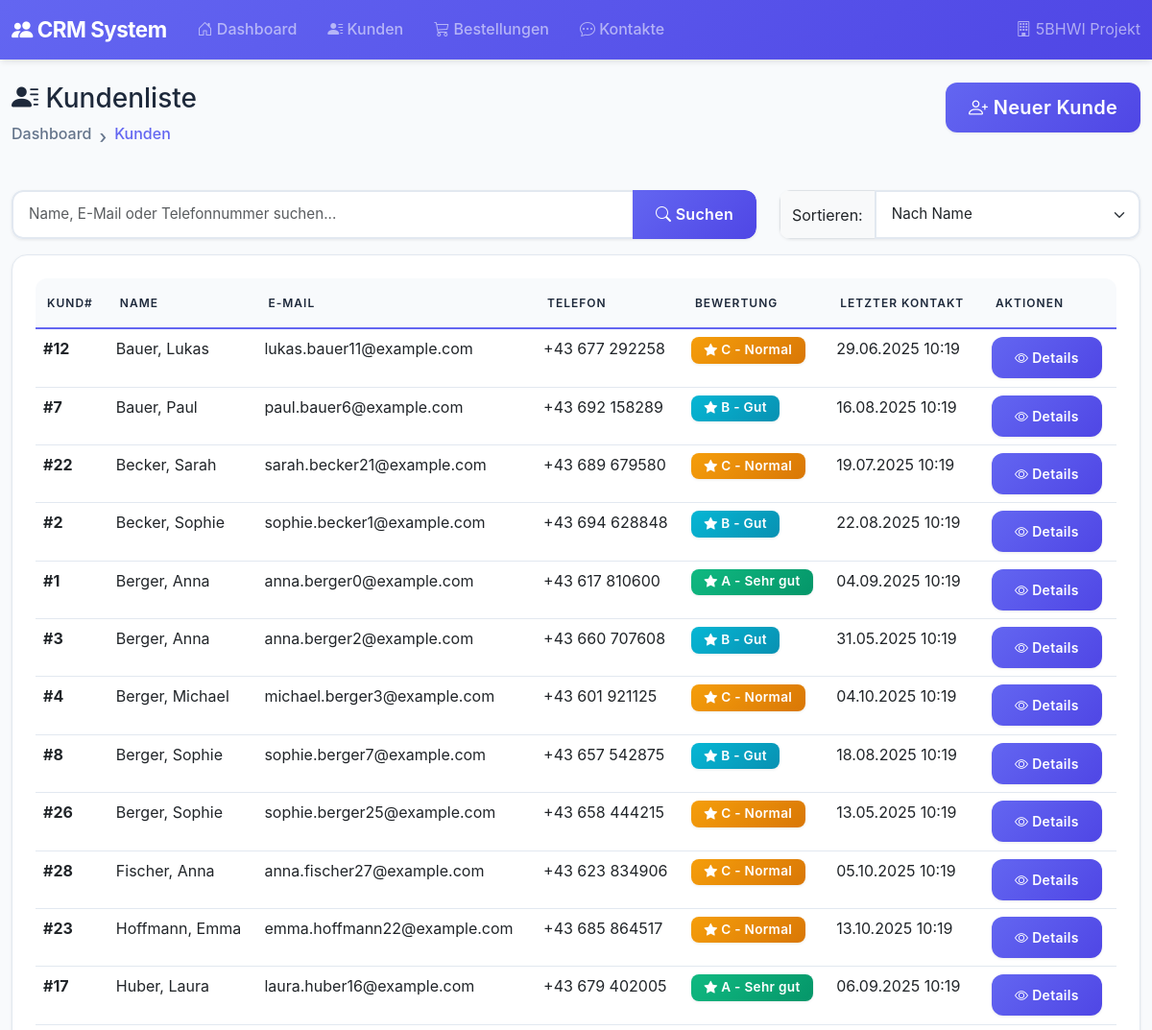
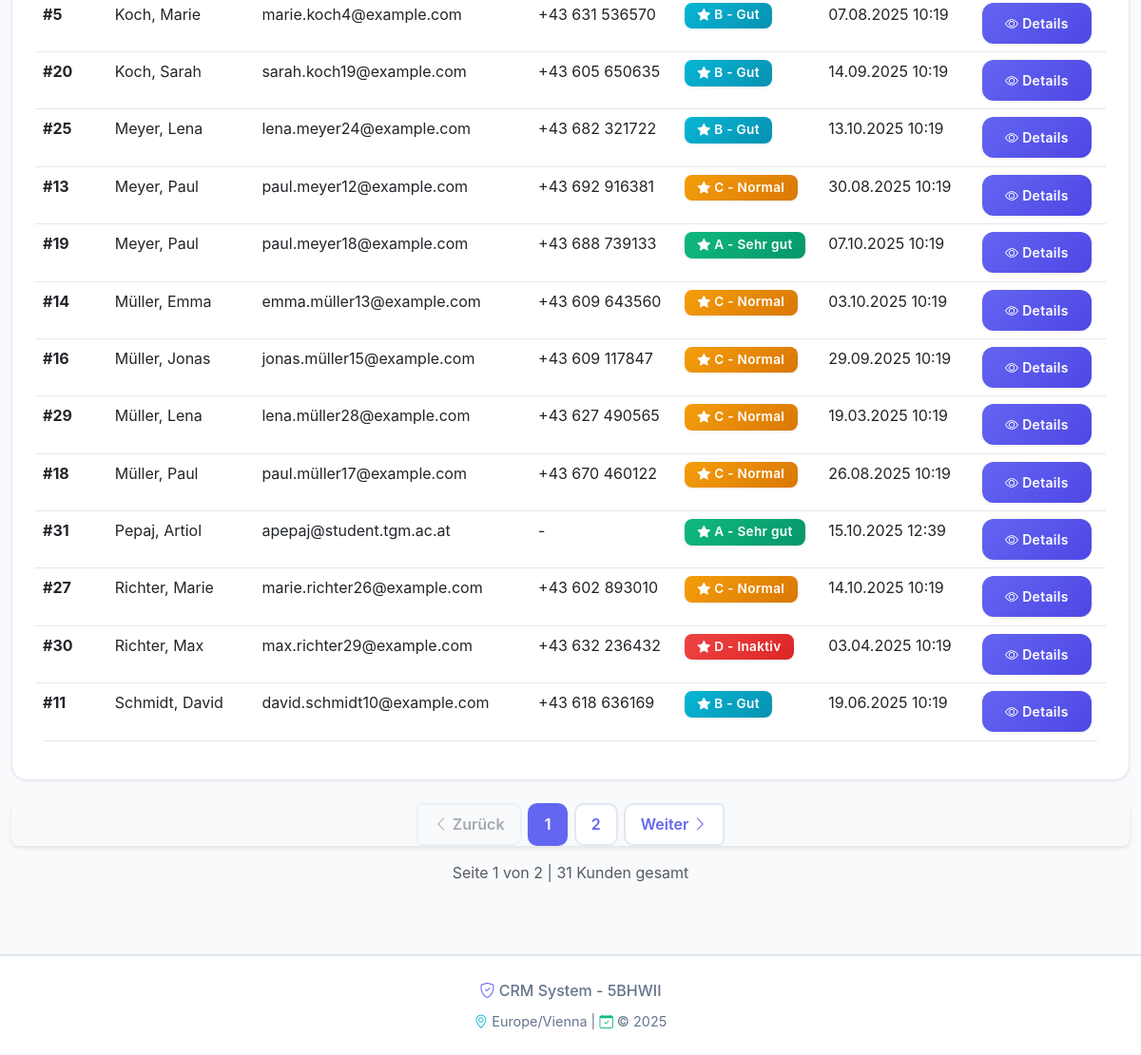
The app's page /customers/ with its own data (2 pictures, top to bottom).
### models.py (models this page shows, shortened)
class Customer(db.Model):
    __tablename__ = 'customers'
    id = db.Column(db.Integer, primary_key=True, autoincrement=True)
    first_name = db.Column(db.String(100), nullable=False)
    last_name = db.Column(db.String(100), nullable=False)
    email = db.Column(db.String(255), unique=True)
    phone = db.Column(db.String(50))
    created_at = db.Column(db.DateTime, default=datetime.utcnow)
    orders = db.relationship('Order', back_populates='customer', cascade='all, delete-orphan')
    contacts = db.relationship('Contact', back_populates='customer', cascade='all, delete-orphan')
    @property
    def full_name(self):
        return f"{self.last_name}, {self.first_name}"
    @property
    def last_contact_date(self):
        if self.contacts:
            return max(contact.contact_time for contact in self.contacts)
        return None
    def get_total_revenue(self, start_date=None, end_date=None):
        query = db.session.query(db.func.sum(Order.total_amount)).filter(Order.customer_id == self.id)
        if start_date:
            query = query.filter(Order.order_date >= start_date)
        if end_date:
            query = query.filter(Order.order_date <= end_date)
        result = query.scalar()
        return float(result) if result else 0.0
    def get_customer_score(self):
        from datetime import timedelta
        total_revenue = self.get_total_revenue()
        if total_revenue >= 10000:
            revenue_score = 40
        elif total_revenue >= 5000:
            revenue_score = 35
        elif total_revenue >= 2000:
            revenue_score = 30
        elif total_revenue >= 1000:
            revenue_score = 25
        elif total_revenue >= 500:
            revenue_score = 20
        elif total_revenue > 0:
            revenue_score = 15
        else:
            revenue_score = 0
        order_count = len(self.orders)
        if order_count >= 20:
            order_score = 30
        elif order_count >= 10:
            order_score = 25
        elif order_count >= 5:
            order_score = 20
        elif order_count >= 3:
            order_score = 15
        elif order_count >= 1:
            order_score = 10
        else:
            order_score = 0
        if self.last_contact_date:
            days_since_contact = (datetime.utcnow() - self.last_contact_date).days
            if days_since_contact <= 7:
                contact_score = 30
            elif days_since_contact <= 30:
                contact_score = 25
            elif days_since_contact <= 90:
                contact_score = 20
            elif days_since_contact <= 180:
                contact_score = 15
            elif days_since_contact <= 365:
                contact_score = 10
            else:
                contact_score = 5
        else:
            contact_score = 0
        total_score = revenue_score + order_score + contact_score
        if total_score >= 85:
            rating = 'A+'
            color = 'success'
            label = 'Premium'
        elif total_score >= 70:
            rating = 'A'
            color = 'success'
            label = 'Sehr gut'
        elif total_score >= 55:
            rating = 'B'
            color = 'info'
            label = 'Gut'
        elif total_score >= 40:
            rating = 'C'
            color = 'warning'
            label = 'Normal'
        else:
            rating = 'D'
            color = 'danger'
            label = 'Inaktiv'
        return {
            'score': total_score,
            'rating': rating,
            'color': color,
            'label': label,
            'revenue_score': revenue_score,
            'order_score': order_score,
            'contact_score': contact_score
        }

class Contact(db.Model):
    __tablename__ = 'contacts'
    id = db.Column(db.Integer, primary_key=True, autoincrement=True)
    customer_id = db.Column(db.Integer, db.ForeignKey('customers.id', ondelete='CASCADE'), nullable=False)
    user_id = db.Column(db.Integer, db.ForeignKey('users.id'))
    channel = db.Column(db.String(20), nullable=False)  # Telefon, E-Mail, Meeting, Chat
    subject = db.Column(db.String(255))
    notes = db.Column(db.Text)
    contact_time = db.Column(db.DateTime, nullable=False, default=datetime.utcnow)
    customer = db.relationship('Customer', back_populates='contacts')
    user = db.relationship('User', back_populates='contacts')
    __table_args__ = (
        db.Index('idx_contact_time', 'contact_time'),
        db.Index('idx_customer_contact_time', 'customer_id', 'contact_time'),
    )

### crm_app/views/customers.py (the view, shortened to what this page needs)
@customers_bp.route('/')
def list_customers():
    page = request.args.get('page', 1, type=int)
    search_query = request.args.get('q', '', type=str)
    sort_by = request.args.get('sort', 'name', type=str)  # name, last_contact
    query = Customer.query
    if sort_by == 'name':
        query = query.order_by(Customer.last_name, Customer.first_name)
    pagination = query.paginate(page=page, per_page=ITEMS_PER_PAGE, error_out=False)
    customers = pagination.items
    return render_template('customers/list.html',
                         customers=customers,
                         pagination=pagination,
                         search_query=search_query,
                         sort_by=sort_by)

### crm_app/templates/customers/list.html (shortened to what this page needs)
{% extends "base.html" %}
{% block content %}
<div class="row mb-4">
    <div class="col-md-8">
        <h1>
            <i class="bi bi-person-lines-fill"></i> Kundenliste
        </h1>
        <nav aria-label="breadcrumb">
            <ol class="breadcrumb">
                <li class="breadcrumb-item"><a href="{{ url_for('index') }}">Dashboard</a></li>
                <li class="breadcrumb-item active">Kunden</li>
            </ol>
        </nav>
    </div>
    <div class="col-md-4 text-end">
        <a href="{{ url_for('customers.new_customer') }}" class="btn btn-primary btn-lg">
            <i class="bi bi-person-plus"></i> Neuer Kunde
        </a>
    </div>
</div>
<div class="row mb-3">
    <div class="col-md-8">
        <form action="{{ url_for('customers.list_customers') }}" method="get">
            <div class="input-group">
                <input type="text" class="form-control" name="q" value="{{ search_query }}"
                       placeholder="Name, E-Mail oder Telefonnummer suchen...">
                <button class="btn btn-primary" type="submit">
                    <i class="bi bi-search"></i> Suchen
                </button>
            </div>
        </form>
    </div>
    <div class="col-md-4">
        <form action="{{ url_for('customers.list_customers') }}" method="get">
            <div class="input-group">
                <label class="input-group-text">Sortieren:</label>
                <select class="form-select" name="sort" onchange="this.form.submit()">
                    <option value="name" {% if sort_by == 'name' %}selected{% endif %}>Nach Name</option>
                </select>
            </div>
        </form>
    </div>
</div>
<div class="card">
    <div class="card-body">
        <div class="table-responsive">
            <table class="table table-hover">
                <thead>
                    <tr>
                        <th>Kund#</th>
                        <th>Name</th>
                        <th>E-Mail</th>
                        <th>Telefon</th>
                        <th>Bewertung</th>
                        <th>Letzter Kontakt</th>
                        <th>Aktionen</th>
                    </tr>
                </thead>
                <tbody>
                    {% for customer in customers %}
                    {% set score = customer.get_customer_score() %}
                    <tr class="clickable-row" data-href="{{ url_for('customers.customer_detail', customer_id=customer.id) }}">
                        <td><strong>#{{ customer.id }}</strong></td>
                        <td>{{ customer.full_name }}</td>
                        <td>{{ customer.email or '-' }}</td>
                        <td>{{ customer.phone or '-' }}</td>
                        <td>
                            <span class="badge bg-{{ score.color }}"
                                  data-bs-toggle="tooltip"
                                  data-bs-placement="top"
                                  title="Score: {{ score.score }}/100 | Umsatz: €{{ customer.get_total_revenue()|round(2) }} | Bestellungen: {{ customer.orders|length }}">
                                <i class="bi bi-star-fill"></i> {{ score.rating }} - {{ score.label }}
                            </span>
                        </td>
                        <td>
                            {% if customer.last_contact_date %}
                                {{ customer.last_contact_date|datetime_format }}
                            {% else %}
                                <span class="text-muted">Kein Kontakt</span>
                            {% endif %}
                        </td>
                        <td>
                            <a href="{{ url_for('customers.customer_detail', customer_id=customer.id) }}"
                               class="btn btn-sm btn-primary">
                                <i class="bi bi-eye"></i> Details
                            </a>
                        </td>
                    </tr>
                    {% endfor %}
                </tbody>
            </table>
        </div>
    </div>
</div>
{% if pagination.pages > 1 %}
<nav aria-label="Seitennavigation" class="mt-4">
    <ul class="pagination justify-content-center">
        <li class="page-item {% if not pagination.has_prev %}disabled{% endif %}">
            <a class="page-link" href="{{ url_for('customers.list_customers', page=pagination.prev_num, q=search_query, sort=sort_by) }}">
                <i class="bi bi-chevron-left"></i> Zurück
            </a>
        </li>
        {% for page_num in pagination.iter_pages(left_edge=1, right_edge=1, left_current=2, right_current=2) %}
            {% if page_num %}
                <li class="page-item {% if page_num == pagination.page %}active{% endif %}">
                    <a class="page-link" href="{{ url_for('customers.list_customers', page=page_num, q=search_query, sort=sort_by) }}">
                        {{ page_num }}
                    </a>
                </li>
            {% else %}
                <li class="page-item disabled">
                    <span class="page-link">...</span>
                </li>
            {% endif %}
        {% endfor %}
        <li class="page-item {% if not pagination.has_next %}disabled{% endif %}">
            <a class="page-link" href="{{ url_for('customers.list_customers', page=pagination.next_num, q=search_query, sort=sort_by) }}">
                Weiter <i class="bi bi-chevron-right"></i>
            </a>
        </li>
    </ul>
</nav>
{% endif %}
<div class="text-muted text-center mt-3">
    Seite {{ pagination.page }} von {{ pagination.pages }} | {{ pagination.total }} Kunden gesamt
</div>
{% endblock %}

### crm_app/templates/base.html (shortened to what this page needs)
<!DOCTYPE html>
<html lang="de">
<head>
    <link href="https://cdn.jsdelivr.net/npm/bootstrap@5.3.0/dist/css/bootstrap.min.css" rel="stylesheet">
    <link href="https://cdn.jsdelivr.net/npm/bootstrap-icons@1.10.0/font/bootstrap-icons.css" rel="stylesheet">
    <link rel="stylesheet" href="{{ url_for('static', filename='css/style.css') }}">
</head>
<body>
    <nav class="navbar navbar-expand-lg navbar-dark bg-primary">
        <div class="container-fluid">
            <a class="navbar-brand" href="{{ url_for('index') }}">
                <i class="bi bi-people-fill"></i> CRM System
            </a>
            <div class="collapse navbar-collapse" id="navbarNav">
                <ul class="navbar-nav me-auto">
                    <li class="nav-item">
                        <a class="nav-link" href="{{ url_for('index') }}">
                            <i class="bi bi-house-door"></i> Dashboard
                        </a>
                    </li>
                    <li class="nav-item">
                        <a class="nav-link" href="{{ url_for('customers.list_customers') }}">
                            <i class="bi bi-person-lines-fill"></i> Kunden
                        </a>
                    </li>
                    <li class="nav-item">
                        <a class="nav-link" href="{{ url_for('orders.list_orders') }}">
                            <i class="bi bi-cart3"></i> Bestellungen
                        </a>
                    </li>
                    <li class="nav-item">
                        <a class="nav-link" href="{{ url_for('contacts.list_contacts') }}">
                            <i class="bi bi-chat-dots"></i> Kontakte
                        </a>
                    </li>
                </ul>
                <span class="navbar-text">
                    <i class="bi bi-building"></i> 5BHWI Projekt
                </span>
            </div>
        </div>
    </nav>
    <main class="container-fluid py-4">
        {% block content %}{% endblock %}
    </main>
    <footer class="bg-white text-center py-4 mt-5" style="border-top: 2px solid var(--border-color); box-shadow: var(--shadow-sm);">
        <div class="container">
            <p class="mb-2" style="color: var(--text-secondary); font-weight: 500;">
                <i class="bi bi-shield-check" style="color: var(--primary-color);"></i>
                CRM System - 5BHWII
            </p>
            <p class="mb-0" style="color: var(--text-secondary); font-size: 0.9rem;">
                <i class="bi bi-geo-alt" style="color: var(--info-color);"></i> Europe/Vienna |
                <i class="bi bi-calendar-check" style="color: var(--success-color);"></i> &copy; 2025
            </p>
        </div>
    </footer>
</body>
</html>

### records on screen
Customer: id "12", full_name "Bauer, Lukas", email "lukas.bauer11@example.com", phone "+43 677 292258", rating "C", label "Normal", last_contact_date "29.06.2025 10:19"
Customer: id "7", full_name "Bauer, Paul", email "paul.bauer6@example.com", phone "+43 692 158289", rating "B", label "Gut", last_contact_date "16.08.2025 10:19"
Customer: id "22", full_name "Becker, Sarah", email "sarah.becker21@example.com", phone "+43 689 679580", rating "C", label "Normal", last_contact_date "19.07.2025 10:19"
Customer: id "2", full_name "Becker, Sophie", email "sophie.becker1@example.com", phone "+43 694 628848", rating "B", label "Gut", last_contact_date "22.08.2025 10:19"
Customer: id "1", full_name "Berger, Anna", email "anna.berger0@example.com", phone "+43 617 810600", rating "A", label "Sehr gut", last_contact_date "04.09.2025 10:19"
Customer: id "3", full_name "Berger, Anna", email "anna.berger2@example.com", phone "+43 660 707608", rating "B", label "Gut", last_contact_date "31.05.2025 10:19"
Customer: id "4", full_name "Berger, Michael", email "michael.berger3@example.com", phone "+43 601 921125", rating "C", label "Normal", last_contact_date "04.10.2025 10:19"
Customer: id "8", full_name "Berger, Sophie", email "sophie.berger7@example.com", phone "+43 657 542875", rating "B", label "Gut", last_contact_date "18.08.2025 10:19"
Customer: id "26", full_name "Berger, Sophie", email "sophie.berger25@example.com", phone "+43 658 444215", rating "C", label "Normal", last_contact_date "13.05.2025 10:19"
Customer: id "28", full_name "Fischer, Anna", email "anna.fischer27@example.com", phone "+43 623 834906", rating "C", label "Normal", last_contact_date "05.10.2025 10:19"
Customer: id "23", full_name "Hoffmann, Emma", email "emma.hoffmann22@example.com", phone "+43 685 864517", rating "C", label "Normal", last_contact_date "13.10.2025 10:19"
Customer: id "17", full_name "Huber, Laura", email "laura.huber16@example.com", phone "+43 679 402005", rating "A", label "Sehr gut", last_contact_date "06.09.2025 10:19"
Customer: id "5", full_name "Koch, Marie", email "marie.koch4@example.com", phone "+43 631 536570", rating "B", label "Gut", last_contact_date "07.08.2025 10:19"
Customer: id "20", full_name "Koch, Sarah", email "sarah.koch19@example.com", phone "+43 605 650635", rating "B", label "Gut", last_contact_date "14.09.2025 10:19"
Customer: id "25", full_name "Meyer, Lena", email "lena.meyer24@example.com", phone "+43 682 321722", rating "B", label "Gut", last_contact_date "13.10.2025 10:19"
Customer: id "13", full_name "Meyer, Paul", email "paul.meyer12@example.com", phone "+43 692 916381", rating "C", label "Normal", last_contact_date "30.08.2025 10:19"
Customer: id "19", full_name "Meyer, Paul", email "paul.meyer18@example.com", phone "+43 688 739133", rating "A", label "Sehr gut", last_contact_date "07.10.2025 10:19"
Customer: id "14", full_name "Müller, Emma", email "emma.müller13@example.com", phone "+43 609 643560", rating "C", label "Normal", last_contact_date "03.10.2025 10:19"
Customer: id "16", full_name "Müller, Jonas", email "jonas.müller15@example.com", phone "+43 609 117847", rating "C", label "Normal", last_contact_date "29.09.2025 10:19"
Customer: id "29", full_name "Müller, Lena", email "lena.müller28@example.com", phone "+43 627 490565", rating "C", label "Normal", last_contact_date "19.03.2025 10:19"
Customer: id "18", full_name "Müller, Paul", email "paul.müller17@example.com", phone "+43 670 460122", rating "C", label "Normal", last_contact_date "26.08.2025 10:19"
Customer: id "31", full_name "Pepaj, Artiol", email "apepaj@student.tgm.ac.at", phone "-", rating "A", label "Sehr gut", last_contact_date "15.10.2025 12:39"
Customer: id "27", full_name "Richter, Marie", email "marie.richter26@example.com", phone "+43 602 893010", rating "C", label "Normal", last_contact_date "14.10.2025 10:19"
Customer: id "30", full_name "Richter, Max", email "max.richter29@example.com", phone "+43 632 236432", rating "D", label "Inaktiv", last_contact_date "03.04.2025 10:19"
Customer: id "11", full_name "Schmidt, David", email "david.schmidt10@example.com", phone "+43 618 636169", rating "B", label "Gut", last_contact_date "19.06.2025 10:19"

### other values on screen
{{ page_num }} "1" "2"
{{ pagination.page }} "1"
{{ pagination.pages }} "2"
{{ pagination.total }} "31"
